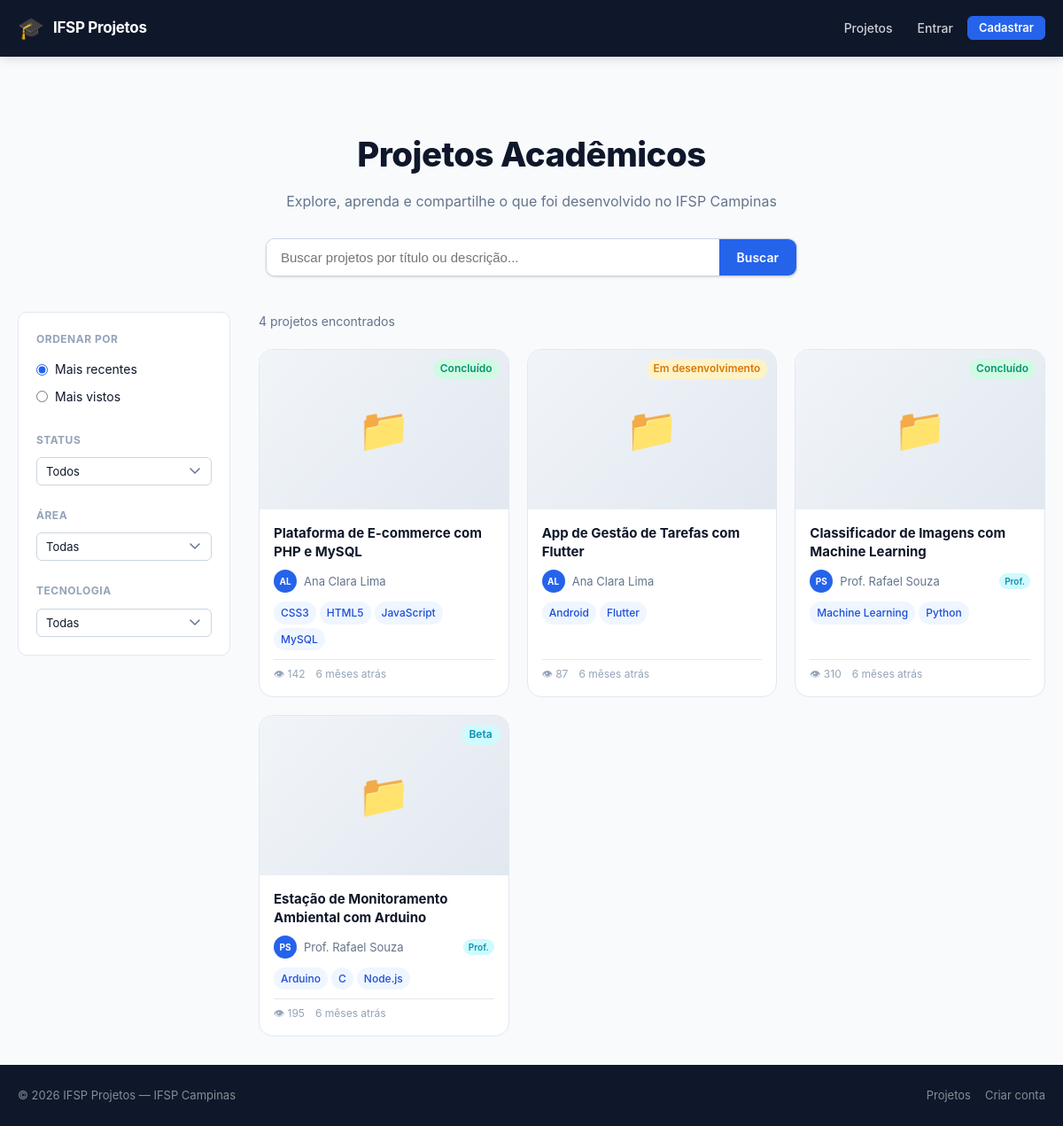
The page / on the database its author committed.
### tables this page shows
CREATE TABLE projetos (
    id            INT UNSIGNED AUTO_INCREMENT PRIMARY KEY,
    usuario_id    INT UNSIGNED        NOT NULL,
    titulo        VARCHAR(200)        NOT NULL,
    descricao     TEXT                NOT NULL,
    area          VARCHAR(100)        DEFAULT NULL,        
    status        ENUM('em_desenvolvimento','beta','concluido') NOT NULL DEFAULT 'em_desenvolvimento',
    imagem_capa   VARCHAR(255)        DEFAULT NULL,
    repositorio   VARCHAR(255)        DEFAULT NULL,        
    visualizacoes INT UNSIGNED        NOT NULL DEFAULT 0,
    publicado     TINYINT(1)          NOT NULL DEFAULT 1,
    criado_em     DATETIME            NOT NULL DEFAULT CURRENT_TIMESTAMP,
    atualizado_em DATETIME            NOT NULL DEFAULT CURRENT_TIMESTAMP
                                      ON UPDATE CURRENT_TIMESTAMP,

    CONSTRAINT fk_proj_usuario
        FOREIGN KEY (usuario_id) REFERENCES usuarios(id)
        ON DELETE CASCADE ON UPDATE CASCADE,

    FULLTEXT INDEX ft_proj_busca (titulo, descricao)
);

CREATE TABLE usuarios (
    id            INT UNSIGNED AUTO_INCREMENT PRIMARY KEY,
    nome          VARCHAR(120)        NOT NULL,
    email         VARCHAR(180)        NOT NULL UNIQUE,
    senha         VARCHAR(255)        NOT NULL,            
    tipo          ENUM('aluno','professor') NOT NULL,
    curso         VARCHAR(120)        NOT NULL,
    bio           TEXT                DEFAULT NULL,
    foto_perfil   VARCHAR(255)        DEFAULT NULL,        
    linkedin      VARCHAR(255)        DEFAULT NULL,
    github        VARCHAR(255)        DEFAULT NULL,
    ativo         TINYINT(1)          NOT NULL DEFAULT 1,
    criado_em     DATETIME            NOT NULL DEFAULT CURRENT_TIMESTAMP,
    atualizado_em DATETIME            NOT NULL DEFAULT CURRENT_TIMESTAMP
                                      ON UPDATE CURRENT_TIMESTAMP
);

### core/Controller.php (called while the page is built, shortened)
<?php
class Controller
{
    protected function view(string $view, array $data = []): void
    {
        extract($data, EXTR_SKIP);
        $path = VIEWS_PATH . '/' . str_replace('.', '/', $view) . '.php';
        require $path;
    }
}

### app/controllers/HomeController.php (called while the page is built)
<?php
class HomeController extends Controller
{
    public function index(array $p = []): void
    {
        $filters = [
            'busca'      => trim($_GET['busca']      ?? ''),
            'area'       => trim($_GET['area']       ?? ''),
            'status'     => trim($_GET['status']     ?? ''),
            'tecnologia' => trim($_GET['tecnologia'] ?? ''),
            'ordem'      => trim($_GET['ordem']      ?? ''),
        ];
        $perPage = 20;
        $page    = max(1, (int) ($_GET['pagina'] ?? 1));
        $total   = Projeto::count($filters);
        $projetos = Projeto::findAll($filters, $page, $perPage);
        $pagination = paginate($total, $perPage, $page);
        $this->view('home.index', [
            'pageTitle'  => 'Projetos Acadêmicos — ' . SITE_NAME,
            'projetos'   => $projetos,
            'pagination' => $pagination,
            'filters'    => $filters,
            'areas'      => Projeto::getAllAreas(),
            'tecnologias'=> Projeto::getAllTecnologias(),
            'flash'      => $this->getFlash(),
            'usuario'    => $this->currentUser(),
        ]);
    }
}

### index.php (called while the page is built, shortened)
<?php
require_once CORE_PATH . '/Database.php';
require_once CORE_PATH . '/Controller.php';
require_once CORE_PATH . '/Router.php';
require_once ROOT . '/helpers.php';
$router = new Router();
$router->dispatch();

### helpers.php (called while the page is built, shortened)
<?php
function h(string $s): string
{
    return htmlspecialchars($s, ENT_QUOTES | ENT_SUBSTITUTE, 'UTF-8');
}
function url(string $path = ''): string
{
    return BASE_URL . '/' . ltrim($path, '/');
}
function time_ago(string $datetime): string
{
    $diff = (new DateTime())->diff(new DateTime($datetime));
    if ($diff->m > 0) return $diff->m . ' mês' . ($diff->m > 1 ? 'es' : '') . ' atrás';
    return 'agora mesmo';
}
function status_label(string $status): string
{
    return match ($status) {
        'em_desenvolvimento' => 'Em desenvolvimento',
        'beta'               => 'Beta',
        'concluido'          => 'Concluído',
        default              => $status,
    };
}
function status_class(string $status): string
{
    return match ($status) {
        'em_desenvolvimento' => 'badge-warning',
        'beta'               => 'badge-info',
        'concluido'          => 'badge-success',
        default              => 'badge-secondary',
    };
}
function paginate(int $total, int $perPage, int $current): array
{
    $totalPages = (int) ceil($total / max(1, $perPage));
    return [
        'total'       => $total,
        'per_page'    => $perPage,
        'current'     => $current,
        'total_pages' => $totalPages,
        'has_prev'    => $current > 1,
        'has_next'    => $current < $totalPages,
        'prev'        => $current - 1,
        'next'        => $current + 1,
    ];
}
function avatar_initials(string $nome): string
{
    $parts = explode(' ', trim($nome));
    $ini   = mb_substr($parts[0], 0, 1);
    if (count($parts) > 1) {
        $ini .= mb_substr(end($parts), 0, 1);
    }
    return mb_strtoupper($ini);
}

### app/models/Projeto.php (called while the page is built, shortened)
<?php
class Projeto
{
    private static function db(): PDO
    {
        return Database::getInstance();
    }
    public static function findAll(array $f = [], int $page = 1, int $perPage = 20): array
    {
        [$where, $params] = self::buildWhere($f);
        $order = match ($f['ordem'] ?? '') {
            'visualizacoes' => 'p.visualizacoes DESC',
            default         => 'p.criado_em DESC',
        };
        $offset = ($page - 1) * $perPage;
        $sql = "SELECT p.*, u.nome AS autor_nome, u.tipo AS autor_tipo,
                       u.foto_perfil AS autor_foto,
                       GROUP_CONCAT(DISTINCT t.nome ORDER BY t.nome SEPARATOR ',') AS tecnologias
                FROM projetos p
                JOIN usuarios u ON u.id = p.usuario_id
                LEFT JOIN projeto_tecnologias pt ON pt.projeto_id = p.id
                LEFT JOIN tecnologias t          ON t.id = pt.tecnologia_id
                {$where}
                GROUP BY p.id
                ORDER BY {$order}
                LIMIT ? OFFSET ?";
        $s = self::db()->prepare($sql);
        $s->execute([...$params, $perPage, $offset]);
        return $s->fetchAll();
    }
    public static function count(array $f = []): int
    {
        [$where, $params] = self::buildWhere($f);
        $sql = "SELECT COUNT(DISTINCT p.id)
                FROM projetos p
                JOIN usuarios u ON u.id = p.usuario_id
                LEFT JOIN projeto_tecnologias pt ON pt.projeto_id = p.id
                LEFT JOIN tecnologias t          ON t.id = pt.tecnologia_id
                {$where}";
        $s = self::db()->prepare($sql);
        $s->execute($params);
        return (int) $s->fetchColumn();
    }
    private static function buildWhere(array $f): array
    {
        $where  = ['p.publicado = 1'];
        $params = [];
        return ['WHERE ' . implode(' AND ', $where), $params];
    }
}

### core/Database.php (called while the page is built, shortened)
<?php
class Database
{
    private static ?PDO $instance = null;
    public static function getInstance(): PDO
    {
        if (self::$instance === null) {
            $dsn = sprintf(
                'mysql:host=%s;port=%s;dbname=%s;charset=%s',
                DB_HOST,
                DB_PORT,
                DB_NAME,
                DB_CHARSET
            );
            self::$instance = new PDO($dsn, DB_USER, DB_PASS, [
                PDO::ATTR_ERRMODE => PDO::ERRMODE_EXCEPTION,
                PDO::ATTR_DEFAULT_FETCH_MODE => PDO::FETCH_ASSOC,
                PDO::ATTR_EMULATE_PREPARES => false,
            ]);
        }
        return self::$instance;
    }
}

### app/views/home/index.php (the view, shortened to what this page needs)
<?php require VIEWS_PATH . '/layout/header.php'; ?>
<main class="container page-main">
    <section class="hero">
        <h1 class="hero__title">Projetos Acadêmicos</h1>
        <p class="hero__sub">Explore, aprenda e compartilhe o que foi desenvolvido no IFSP Campinas</p>
        <form class="hero__search" action="<?= url('projetos') ?>" method="GET">
            <input class="hero__search-input" type="search" name="busca"
                   value="<?= h($filters['busca']) ?>"
                   placeholder="Buscar projetos por título ou descrição...">
            <button type="submit" class="btn btn--primary">Buscar</button>
        </form>
    </section>
    <div class="projects-layout">
        <aside class="sidebar">
            <form action="<?= url('projetos') ?>" method="GET" id="filterForm">
                <div class="sidebar__section">
                    <h3 class="sidebar__title">Ordenar por</h3>
                    <label class="radio-label">
                        <input type="radio" name="ordem" value=""
                               <?= empty($filters['ordem']) ? 'checked' : '' ?> onchange="this.form.submit()">
                        Mais recentes
                    </label>
                    <label class="radio-label">
                        <input type="radio" name="ordem" value="visualizacoes"
                               <?= $filters['ordem'] === 'visualizacoes' ? 'checked' : '' ?> onchange="this.form.submit()">
                        Mais vistos
                    </label>
                </div>
                <div class="sidebar__section">
                    <h3 class="sidebar__title">Status</h3>
                    <select class="form__select form__select--sm" name="status" onchange="this.form.submit()">
                        <option value="">Todos</option>
                    </select>
                </div>
                <?php if (!empty($areas)): ?>
                <div class="sidebar__section">
                    <h3 class="sidebar__title">Área</h3>
                    <select class="form__select form__select--sm" name="area" onchange="this.form.submit()">
                        <option value="">Todas</option>
                    </select>
                </div>
                <?php endif; ?>
                <?php if (!empty($tecnologias)): ?>
                <div class="sidebar__section">
                    <h3 class="sidebar__title">Tecnologia</h3>
                    <select class="form__select form__select--sm" name="tecnologia" onchange="this.form.submit()">
                        <option value="">Todas</option>
                    </select>
                </div>
                <?php endif; ?>
            </form>
        </aside>
        <section class="projects-section">
            <div class="projects-header">
                <p class="projects-count">
                    <?= $pagination['total'] ?> projeto<?= $pagination['total'] !== 1 ? 's' : '' ?> encontrado<?= $pagination['total'] !== 1 ? 's' : '' ?>
                </p>
            </div>
            <?php if (empty($projetos)): ?>
                <div class="empty-state">
                    <div class="empty-state__icon">🔍</div>
                    <h3>Nenhum projeto encontrado</h3>
                    <p>Tente outros filtros ou seja o primeiro a publicar!</p>
                    <?php if (!empty($_SESSION['usuario_id'])): ?>
                        <a href="<?= url('projeto/novo') ?>" class="btn btn--primary">Publicar projeto</a>
                    <?php else: ?>
                        <a href="<?= url('cadastro') ?>" class="btn btn--primary">Criar conta</a>
                    <?php endif; ?>
                </div>
            <?php else: ?>
                <div class="project-grid">
                    <?php foreach ($projetos as $proj): ?>
                        <article class="card">
                            <a href="<?= url('projeto/' . $proj['id']) ?>" class="card__image-link">
                                <?php if ($proj['imagem_capa']): ?>
                                    <img src="<?= upload_url(h($proj['imagem_capa'])) ?>"
                                         alt="<?= h($proj['titulo']) ?>" class="card__image" loading="lazy">
                                <?php else: ?>
                                    <div class="card__image-placeholder">
                                        <span>📁</span>
                                    </div>
                                <?php endif; ?>
                                <span class="card__status badge <?= status_class($proj['status']) ?>">
                                    <?= status_label($proj['status']) ?>
                                </span>
                            </a>
                            <div class="card__body">
                                <h2 class="card__title">
                                    <a href="<?= url('projeto/' . $proj['id']) ?>"><?= h($proj['titulo']) ?></a>
                                </h2>
                                <a href="<?= url('perfil/' . $proj['usuario_id']) ?>" class="card__author">
                                    <?php if ($proj['autor_foto']): ?>
                                        <img src="<?= upload_url(h($proj['autor_foto'])) ?>" alt="" class="card__author-avatar">
                                    <?php else: ?>
                                        <span class="card__author-avatar card__author-avatar--initials">
                                            <?= avatar_initials($proj['autor_nome']) ?>
                                        </span>
                                    <?php endif; ?>
                                    <span class="card__author-name"><?= h($proj['autor_nome']) ?></span>
                                    <?php if ($proj['autor_tipo'] === 'professor'): ?>
                                        <span class="badge badge-info badge--xs">Prof.</span>
                                    <?php endif; ?>
                                </a>
                                <?php if ($proj['tecnologias']): ?>
                                    <div class="card__tags">
                                        <?php foreach (array_slice(explode(',', $proj['tecnologias']), 0, 4) as $tag): ?>
                                            <span class="tag"><?= h(trim($tag)) ?></span>
                                        <?php endforeach; ?>
                                    </div>
                                <?php endif; ?>
                                <div class="card__meta">
                                    <span title="Visualizações">👁 <?= number_format($proj['visualizacoes']) ?></span>
                                    <span title="Publicado"><?= time_ago($proj['criado_em']) ?></span>
                                </div>
                            </div>
                        </article>
                    <?php endforeach; ?>
                </div>
            <?php endif; ?>
        </section>
    </div>
</main>
<?php require VIEWS_PATH . '/layout/footer.php'; ?>

### core/Router.php (shortened to what this page needs)
<?php
class Router
{
    private array $routes = [];
    private function add(string $method, string $path, string $controller, string $action): void
    {
        $this->routes[] = compact('method', 'path', 'controller', 'action');
    }
    public function dispatch(): void
    {
        foreach ($this->routes as $route) {
            $params = [];
            $ctrl = new $route['controller']();
            $action = $route['action'];
            $ctrl->$action($params);
            return;
        }
    }
}

### rows shown on the page
projetos: status "Concluído", titulo "Plataforma de E-commerce com PHP e MySQL", usuario.nome "AL", usuario.nome "Ana Clara Lima", tag "CSS3", tag "HTML5", tag "JavaScript", tag "MySQL", visualizacoes "142", criado_em "6 mêses atrás"
projetos: status "Em desenvolvimento", titulo "App de Gestão de Tarefas com Flutter", usuario.nome "AL", usuario.nome "Ana Clara Lima", tag "Android", tag "Flutter", visualizacoes "87", criado_em "6 mêses atrás"
projetos: status "Concluído", titulo "Classificador de Imagens com Machine Learning", usuario.nome "PS", usuario.nome "Prof. Rafael Souza", tag "Machine Learning", tag "Python", visualizacoes "310", criado_em "6 mêses atrás"
projetos: status "Beta", titulo "Estação de Monitoramento Ambiental com Arduino", usuario.nome "PS", usuario.nome "Prof. Rafael Souza", tag "Arduino", tag "C", tag "Node.js", visualizacoes "195", criado_em "6 mêses atrás"

### other values the page prints
$pagination['total'] "4"
